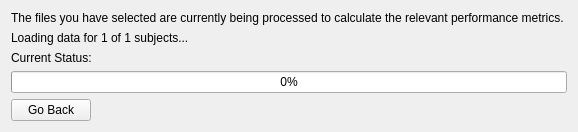
      <widget class="QWidget" name="ProcessDataPage">
       <layout class="QGridLayout" name="gridLayout_3">
        <item row="0" column="0">
         <widget class="QLabel" name="ProcessLabel">
          <property name="sizePolicy">
           <sizepolicy hsizetype="Minimum" vsizetype="Minimum">
            <horstretch>0</horstretch>
            <verstretch>0</verstretch>
           </sizepolicy>
          </property>
          <property name="text">
           <string>The files you have selected are currently being processed to calculate the relevant performance metrics. </string>
          </property>
          <property name="alignment">
           <set>Qt::AlignCenter</set>
          </property>
         </widget>
        </item>
        <item row="1" column="0">
         <widget class="QLabel" name="label">
          <property name="text">
           <string>Loading data for 1 of 1 subjects...</string>
          </property>
         </widget>
        </item>
        <item row="2" column="0">
         <layout class="QVBoxLayout" name="verticalLayout_7">
          <property name="sizeConstraint">
           <enum>QLayout::SetDefaultConstraint</enum>
          </property>
          <item>
           <widget class="QLabel" name="CurrentStatusLabel">
            <property name="sizePolicy">
             <sizepolicy hsizetype="Preferred" vsizetype="Maximum">
              <horstretch>0</horstretch>
              <verstretch>0</verstretch>
             </sizepolicy>
            </property>
            <property name="text">
             <string>Current Status:</string>
            </property>
           </widget>
          </item>
          <item>
           <widget class="QProgressBar" name="ProgressBar">
            <property name="sizePolicy">
             <sizepolicy hsizetype="Expanding" vsizetype="Minimum">
              <horstretch>0</horstretch>
              <verstretch>0</verstretch>
             </sizepolicy>
            </property>
            <property name="maximumSize">
             <size>
              <width>16777215</width>
              <height>16777210</height>
             </size>
            </property>
            <property name="autoFillBackground">
             <bool>false</bool>
            </property>
            <property name="value">
             <number>0</number>
            </property>
            <property name="alignment">
             <set>Qt::AlignCenter</set>
            </property>
           </widget>
          </item>
         </layout>
        </item>
        <item row="3" column="0">
         <widget class="QPushButton" name="BackButton3">
          <property name="sizePolicy">
           <sizepolicy hsizetype="Fixed" vsizetype="Fixed">
            <horstretch>0</horstretch>
            <verstretch>0</verstretch>
           </sizepolicy>
          </property>
          <property name="text">
           <string>Go Back</string>
          </property>
         </widget>
        </item>
       </layout>
      </widget>
